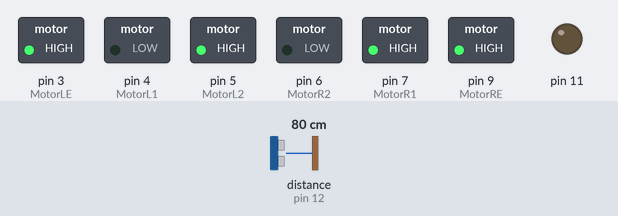
A sketch run on a simulated Arduino Uno, built with avr-gcc and run on an emulated ATmega328P. On the bench: switched loads named in the sketch (green lamp = pin HIGH), output pins drawn as LEDs (lit = HIGH). Wiring (inferred from the names in the program): ultrasonic range finder: trigger pin 13; echo pin 12. Dashed ring = blinking. The inputs (shaded band) are chosen by the test bench; at power-on: distance to the obstacle (sensor on pin 12) 80 cm. The echo pulse lasts 58.3 µs per cm; pins used as bus, display or sensor lines are not drawn.

Above: at 1.2 s.
1.3 s: distance to the obstacle (sensor on pin 12) set to 17 cm
2.8 s: distance to the obstacle (sensor on pin 12) set to 14 cm
At 3.2 s:
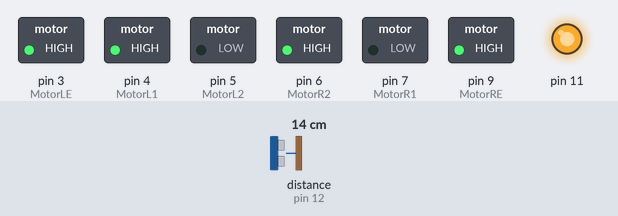
5.8 s: distance to the obstacle (sensor on pin 12) set to 18 cm
At 6.2 s:
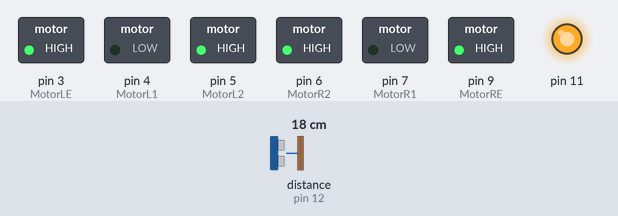
7.8 s: distance to the obstacle (sensor on pin 12) set to 2 cm
At 8.2 s:
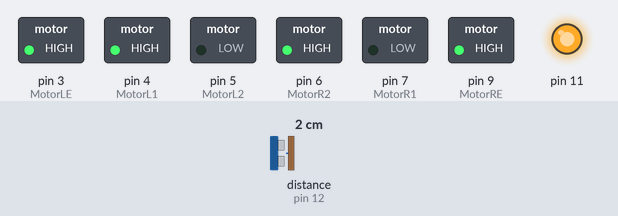
Timing chart, 0 to 11.8 s (numbered marks = the images above; inputs shaded):
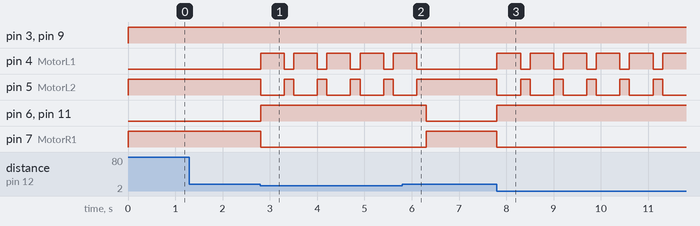

Measured:
- the behaviour switches between 16 and 15 cm on distance to the obstacle (sensor on pin 12) (found by bisection; images 0 and 1)
- after the input at 1.3 s, every drawn part: stays the same
- after the input at 2.8 s, pin 4 (MotorL1): alternates HIGH for 0.50 s and LOW for 0.20 s, starting at once; pin 5 (MotorL2): alternates HIGH for 0.20 s and LOW for 0.50 s, starting at once; pin 6 (MotorR2), pin 11: LOW → HIGH at once; pin 7 (MotorR1): HIGH → LOW at once
- after the input at 5.8 s, pin 4 (MotorL1): goes on until 6.1 s, then stays LOW; pin 5 (MotorL2): goes on until 6.1 s, then stays HIGH; pin 6 (MotorR2), pin 11: HIGH → LOW after 0.51 s; pin 7 (MotorR1): LOW → HIGH after 0.51 s
- after the input at 7.8 s, pin 4 (MotorL1): alternates HIGH for 0.50 s and LOW for 0.20 s, starting at once; pin 5 (MotorL2): alternates HIGH for 0.20 s and LOW for 0.50 s, starting at once; pin 6 (MotorR2), pin 11: LOW → HIGH at once; pin 7 (MotorR1): HIGH → LOW at once

The sketch:

MotorControl.ino
```cpp
#define echoPin 12
#define trigPin 13

#define MotorR1 7 //OUT3 or OUT4
#define MotorR2 6 //OUT4 or OUT3
#define MotorRE 9

#define MotorL1 4 //OUT1 or OUT2
#define MotorL2 5 //OUT2 or OUT1
#define MotorLE 3

long sensorSignalTime, distance;
int motorPower = 255;


void setup() {
  pinMode(echoPin, INPUT);
  pinMode(trigPin, OUTPUT);
  pinMode(MotorR1, OUTPUT);
  pinMode(MotorR2, OUTPUT);
  pinMode(MotorRE, OUTPUT);
  pinMode(MotorL1, OUTPUT);
  pinMode(MotorL2, OUTPUT);
  pinMode(MotorLE, OUTPUT);

  pinMode(11, OUTPUT);


}

void loop() {

  digitalWrite(trigPin, LOW);
  delayMicroseconds(5);
  digitalWrite(trigPin, HIGH);
  delayMicroseconds(10);
  digitalWrite(trigPin, LOW);

  sensorSignalTime = pulseIn(echoPin, HIGH);
  distance = sensorSignalTime / 29.1 / 2;


  if( distance < 15)
  {
    digitalWrite(11, HIGH);
    backwards();
    delay(500);
    right();
    delay(200);
  }
  else
  {
    forward();
    digitalWrite(11, LOW);
  }

}

void left()
{
  digitalWrite( MotorR1, HIGH );
  digitalWrite( MotorR2, LOW );
  digitalWrite( MotorRE, motorPower);


  digitalWrite( MotorL1, HIGH );
  digitalWrite( MotorL2, LOW );
  digitalWrite( MotorLE, motorPower);

}

void right()
{
  digitalWrite( MotorR1, LOW );
  digitalWrite( MotorR2, HIGH  );
  digitalWrite( MotorRE, motorPower);


  digitalWrite( MotorL1, LOW );
  digitalWrite( MotorL2, HIGH );
  digitalWrite( MotorLE, motorPower);

}


void forward()
{
  digitalWrite( MotorR1, HIGH );
  digitalWrite( MotorR2, LOW );
  digitalWrite( MotorRE, motorPower );


  digitalWrite( MotorL1, LOW );
  digitalWrite( MotorL2, HIGH );
  digitalWrite( MotorLE, motorPower );

}

void backwards()
{
  digitalWrite( MotorR1, LOW );
  digitalWrite( MotorR2, HIGH );
  digitalWrite( MotorRE, motorPower );


  digitalWrite( MotorL1, HIGH );
  digitalWrite( MotorL2, LOW );
  digitalWrite( MotorLE, motorPower);

}
```
